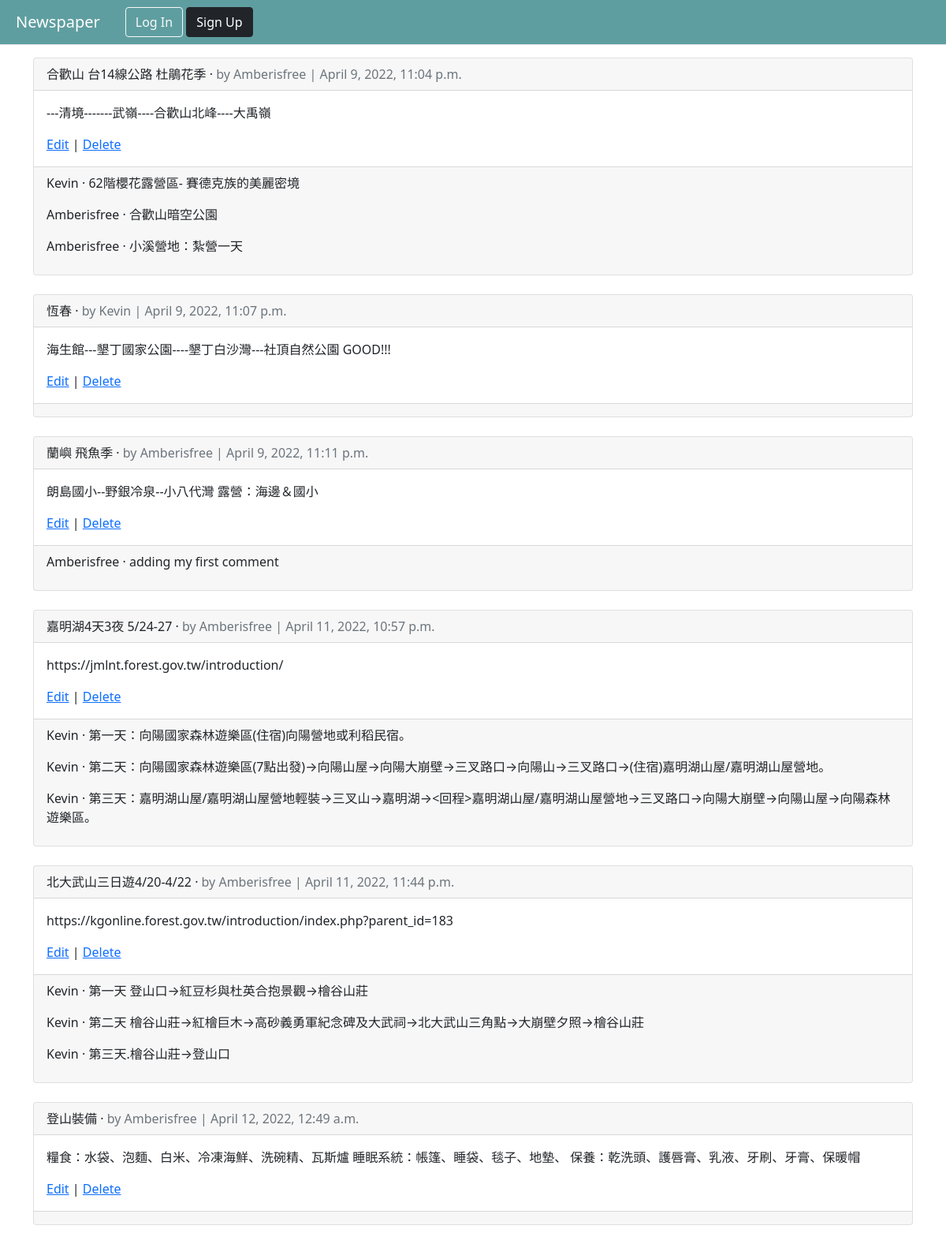
The app's page /articles/ with its own data.
### articles/models.py (models this page shows, shortened)
class Article(models.Model):
    title = models.CharField(max_length=255)
    body = models.TextField()
    date = models.DateTimeField(auto_now_add=True)
    author = models.ForeignKey(
        get_user_model(),
        on_delete=models.CASCADE,
        )

class Comment(models.Model): # new
    article = models.ForeignKey(
        Article,
        on_delete=models.CASCADE,
        related_name='comments', # new
        )
    comment = models.CharField(max_length=140)
    author = models.ForeignKey(
        get_user_model(),
        on_delete=models.CASCADE,
        )
    def __str__(self):
        return self.comment

### users/models.py (models this page shows)
class CustomUser(AbstractUser):
    pass

### articles/views.py (the view)
# urls.py: path('', ArticleListView.as_view(), name='article_list'),
class ArticleListView(ListView):
    model = Article
    template_name = 'article_list.html'

### templates/article_list.html (shortened to what this page needs)
{% extends 'base.html' %}
{% block content %}
  {% for article in object_list %}
  <div class="card">
    <div class="card-header">
      <span class="font-weight-bold">{{ article.title }}</span> &middot;
      <span class="text-muted">by {{ article.author }} |
        {{ article.date }}</span>
    </div>
    <div class="card-body">
        <p>{{ article.body }}</p>
        <a href="{% url 'article_edit' article.pk %}">Edit</a> |
        <a href="{% url 'article_delete' article.pk %}">Delete</a>
    </div>
        <div class="card-footer">
          {% for comment in article.comments.all %}
           <p>
             <span class="font-weight-bold">{{ comment.author }} &middot;</span>
             {{ comment }}
           </p>
           {% endfor %}
        </div>
    </div>
    <br />
  {% endfor %}
{% endblock content %}

### templates/base.html (shortened to what this page needs)
<!DOCTYPE html>
<html>
<head>
  <link href="https://cdn.jsdelivr.net/npm/bootstrap@5.1.3/dist/css/bootstrap.min.css" rel="stylesheet">
</head>
<body>
    <header class="p-0 mb-1 border-bottom">
     <nav class="p-2 navbar  navbar-expand-lg navbar-dark" style="background-color: Cadetblue;">
       <div class="container-fluid">
         <a class="navbar-brand" href="{% url 'home' %}">Newspaper</a>
         <div class="collapse navbar-collapse" id="navbarTogglerDemo02">
           <ul class="navbar-nav  hstack gap-3">
              <li class="nav-item ms-auto">
                {% if user.is_authenticated %}
                <a href="{% url 'article_new' %}" class="link-warning  text-decoration-none" >+ New</a>
              </li>
              <li class="nav-item dropdown">
                  <a href="#" class="d-block link-light text-decoration-none dropdown-toggle"
                      id="userMenu" data-bs-toggle="dropdown" aria-expanded="false">
                    {{ user.username }}
                  </a>
                  <ul class="dropdown-menu dropdown-menu-end text-small me-pe-5" aria-labelledby="dropdownUser1">
                      <li><a class="dropdown-item" href="{% url 'password_change'%}">Change Password</a></li>
                      <li><a class="dropdown-item" href="{% url 'logout' %}">Log Out</a></li>
                  </ul>
              </li>
                {% else %}
              <li class="nav-item">
                      <a href="{% url 'login' %}" class="btn btn-outline-light ">Log In</a>
                      <a href="{% url 'signup' %}" class="btn btn-dark me-1">Sign Up</a
              </li>
            </ul>
          {% endif %}
         </div>
       </div>
     </nav>
    </header>
    <main>
      <div class="container mt-3">
      {% block content %}
      {% endblock content %}
      </div>
    </main>
</body>
</html>

### records on screen
Article: title "合歡山 台14線公路 杜鵑花季", author "Amberisfree", date "April 9, 2022, 11:04 p.m.", body "---清境-------武嶺----合歡山北峰----大禹嶺"
Comment: author "Kevin", comment "62階櫻花露營區- 賽德克族的美麗密境"
Comment: author "Amberisfree", comment "合歡山暗空公園"
Comment: author "Amberisfree", comment "小溪營地：紮營一天"
Article: title "恆春", author "Kevin", date "April 9, 2022, 11:07 p.m.", body "海生館---墾丁國家公園----墾丁白沙灣---社頂自然公園 GOOD!!!"
Article: title "蘭嶼 飛魚季", author "Amberisfree", date "April 9, 2022, 11:11 p.m.", body "朗島國小--野銀冷泉--小八代灣 露營：海邊＆國小"
Comment: author "Amberisfree", comment "adding my first comment"
Article: title "嘉明湖4天3夜 5/24-27", author "Amberisfree", date "April 11, 2022, 10:57 p.m.", body "https://jmlnt.forest.gov.tw/introduction/"
Comment: author "Kevin", comment "第一天：向陽國家森林遊樂區(住宿)向陽營地或利稻民宿。"
Comment: author "Kevin", comment "第二天：向陽國家森林遊樂區(7點出發)→向陽山屋→向陽大崩壁→三叉路口→向陽山→三叉路口→(住宿)嘉明湖山屋/嘉明湖山屋營地。"
Comment: author "Kevin", comment "第三天：嘉明湖山屋/嘉明湖山屋營地輕裝→三叉山→嘉明湖→<回程>嘉明湖山屋/嘉明湖山屋營地→三叉路口→向陽大崩壁→向陽山屋→向陽森林遊樂區。"
Article: title "北大武山三日遊4/20-4/22", author "Amberisfree", date "April 11, 2022, 11:44 p.m.", body "https://kgonline.forest.gov.tw/introduction/index.php?parent_id=183"
Comment: author "Kevin", comment "第一天 登山口→紅豆杉與杜英合抱景觀→檜谷山莊"
Comment: author "Kevin", comment "第二天 檜谷山莊→紅檜巨木→高砂義勇軍紀念碑及大武祠→北大武山三角點→大崩壁夕照→檜谷山莊"
Comment: author "Kevin", comment "第三天.檜谷山莊→登山口"
Article: title "登山裝備", author "Amberisfree", date "April 12, 2022, 12:49 a.m.", body "糧食：水袋、泡麵、白米、冷凍海鮮、洗碗精、瓦斯爐 睡眠系統：帳篷、睡袋、毯子、地墊、 保養：乾洗頭、護唇膏、乳液、牙刷、牙膏、保暖帽"
